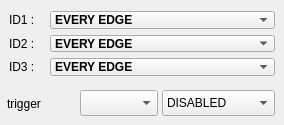
                                <widget class="QWidget" name="C3">
                                    <attribute name="label">
                                        <string>Three Channel Mode</string>
                                    </attribute>
                                    <widget class="QComboBox" name="C3_M2">
                                        <property name="geometry">
                                            <rect>
                                                <x>50</x>
                                                <y>35</y>
                                                <width>225</width>
                                                <height>17</height>
                                            </rect>
                                        </property>
                                        <property name="font">
                                            <font>
                                                <pointsize>9</pointsize>
                                                <weight>75</weight>
                                                <bold>true</bold>
                                            </font>
                                        </property>
                                        <property name="currentIndex">
                                            <number>1</number>
                                        </property>
                                        <item>
                                            <property name="text">
                                                <string>DISABLED</string>
                                            </property>
                                        </item>
                                        <item>
                                            <property name="text">
                                                <string>EVERY EDGE</string>
                                            </property>
                                        </item>
                                        <item>
                                            <property name="text">
                                                <string>FALLING EDGES ONLY</string>
                                            </property>
                                        </item>
                                        <item>
                                            <property name="text">
                                                <string>RISING EDGES ONLY</string>
                                            </property>
                                        </item>
                                    </widget>
                                    <widget class="QLabel" name="label_10">
                                        <property name="geometry">
                                            <rect>
                                                <x>9</x>
                                                <y>35</y>
                                                <width>30</width>
                                                <height>17</height>
                                            </rect>
                                        </property>
                                        <property name="text">
                                            <string>ID2 :</string>
                                        </property>
                                    </widget>
                                    <widget class="QComboBox" name="C3_M3">
                                        <property name="geometry">
                                            <rect>
                                                <x>50</x>
                                                <y>58</y>
                                                <width>225</width>
                                                <height>18</height>
                                            </rect>
                                        </property>
                                        <property name="font">
                                            <font>
                                                <pointsize>9</pointsize>
                                                <weight>75</weight>
                                                <bold>true</bold>
                                            </font>
                                        </property>
                                        <property name="currentIndex">
                                            <number>1</number>
                                        </property>
                                        <item>
                                            <property name="text">
                                                <string>DISABLED</string>
                                            </property>
                                        </item>
                                        <item>
                                            <property name="text">
                                                <string>EVERY EDGE</string>
                                            </property>
                                        </item>
                                        <item>
                                            <property name="text">
                                                <string>FALLING EDGES ONLY</string>
                                            </property>
                                        </item>
                                        <item>
                                            <property name="text">
                                                <string>RISING EDGES ONLY</string>
                                            </property>
                                        </item>
                                    </widget>
                                    <widget class="QLabel" name="label_5">
                                        <property name="geometry">
                                            <rect>
                                                <x>9</x>
                                                <y>11</y>
                                                <width>30</width>
                                                <height>18</height>
                                            </rect>
                                        </property>
                                        <property name="text">
                                            <string>ID1 :</string>
                                        </property>
                                    </widget>
                                    <widget class="QComboBox" name="C3_M1">
                                        <property name="geometry">
                                            <rect>
                                                <x>50</x>
                                                <y>11</y>
                                                <width>225</width>
                                                <height>18</height>
                                            </rect>
                                        </property>
                                        <property name="font">
                                            <font>
                                                <pointsize>9</pointsize>
                                                <weight>75</weight>
                                                <bold>true</bold>
                                            </font>
                                        </property>
                                        <property name="currentIndex">
                                            <number>1</number>
                                        </property>
                                        <item>
                                            <property name="text">
                                                <string>DISABLED</string>
                                            </property>
                                        </item>
                                        <item>
                                            <property name="text">
                                                <string>EVERY EDGE</string>
                                            </property>
                                        </item>
                                        <item>
                                            <property name="text">
                                                <string>FALLING EDGES ONLY</string>
                                            </property>
                                        </item>
                                        <item>
                                            <property name="text">
                                                <string>RISING EDGES ONLY</string>
                                            </property>
                                        </item>
                                    </widget>
                                    <widget class="QLabel" name="label_13">
                                        <property name="geometry">
                                            <rect>
                                                <x>9</x>
                                                <y>58</y>
                                                <width>30</width>
                                                <height>18</height>
                                            </rect>
                                        </property>
                                        <property name="text">
                                            <string>ID3 :</string>
                                        </property>
                                    </widget>
                                    <widget class="QLabel" name="label_32">
                                        <property name="geometry">
                                            <rect>
                                                <x>7</x>
                                                <y>95</y>
                                                <width>81</width>
                                                <height>18</height>
                                            </rect>
                                        </property>
                                        <property name="text">
                                            <string>trigger</string>
                                        </property>
                                    </widget>
                                    <widget class="QComboBox" name="C3_trig">
                                        <property name="geometry">
                                            <rect>
                                                <x>80</x>
                                                <y>90</y>
                                                <width>78</width>
                                                <height>26</height>
                                            </rect>
                                        </property>
                                    </widget>
                                    <widget class="QComboBox" name="C3_trigmode">
                                        <property name="geometry">
                                            <rect>
                                                <x>162</x>
                                                <y>90</y>
                                                <width>113</width>
                                                <height>26</height>
                                            </rect>
                                        </property>
                                        <property name="currentIndex">
                                            <number>0</number>
                                        </property>
                                        <item>
                                            <property name="text">
                                                <string>DISABLED</string>
                                            </property>
                                        </item>
                                        <item>
                                            <property name="text">
                                                <string>FALLING EDGES ONLY</string>
                                            </property>
                                        </item>
                                        <item>
                                            <property name="text">
                                                <string>RISING EDGES ONLY</string>
                                            </property>
                                        </item>
                                        <item>
                                            <property name="text">
                                                <string>EVERY FOUR RISING EDGES</string>
                                            </property>
                                        </item>
                                    </widget>
                                </widget>
